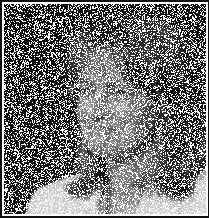
#> input picture Day4/Apply_Median_Filter.jpg, 209 x 218 px
$ python prog3.py
#> lines starting #> are read from the running program, lines starting #| are printed output that depends on the picture
'''Enhance the grayscale image using median filter of size 3*3 and 5*5 mask.'''

import cv2
import numpy as np

img = cv2.imread('Apply_Median_Filter.jpg',0)
#> img is the input picture: shape (218, 209); min 0, max 255, mean 121.8
temp = cv2.imread('Apply_Median_Filter.jpg',0)
row,col = img.shape
#> row = 218; col = 209

###################3*3 mask median filter##################################

for i in range(1,row-1):
	for j in range(1,col-1):

		my_list = []

		for x in range(i-1,i+2):
			for y in range(j-1,j+2):
				my_list.append(img[x,y])

		my_list.sort()


		temp[i,j] = my_list[4]
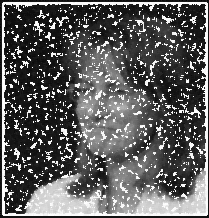
#> temp: shape (218, 209); min 0, max 255, mean 93.2


cv2.imwrite('Median_Filter_3_3_output.jpg',temp)


##########################5*5 mask median filter##############################

temp = cv2.imread('Apply_Median_Filter.jpg',0)

for i in range(1,row-2):
	for j in range(1,col-2):

		my_list = []

		for x in range(i-2,i+3):
			for y in range(j-2,j+3):
				my_list.append(img[x,y])

		my_list.sort()


		temp[i,j] = my_list[12]
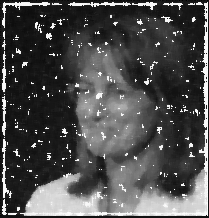
#> temp: shape (218, 209); min 0, max 255, mean 77

cv2.imwrite('Median_Filter_5_5_output.jpg',temp)
